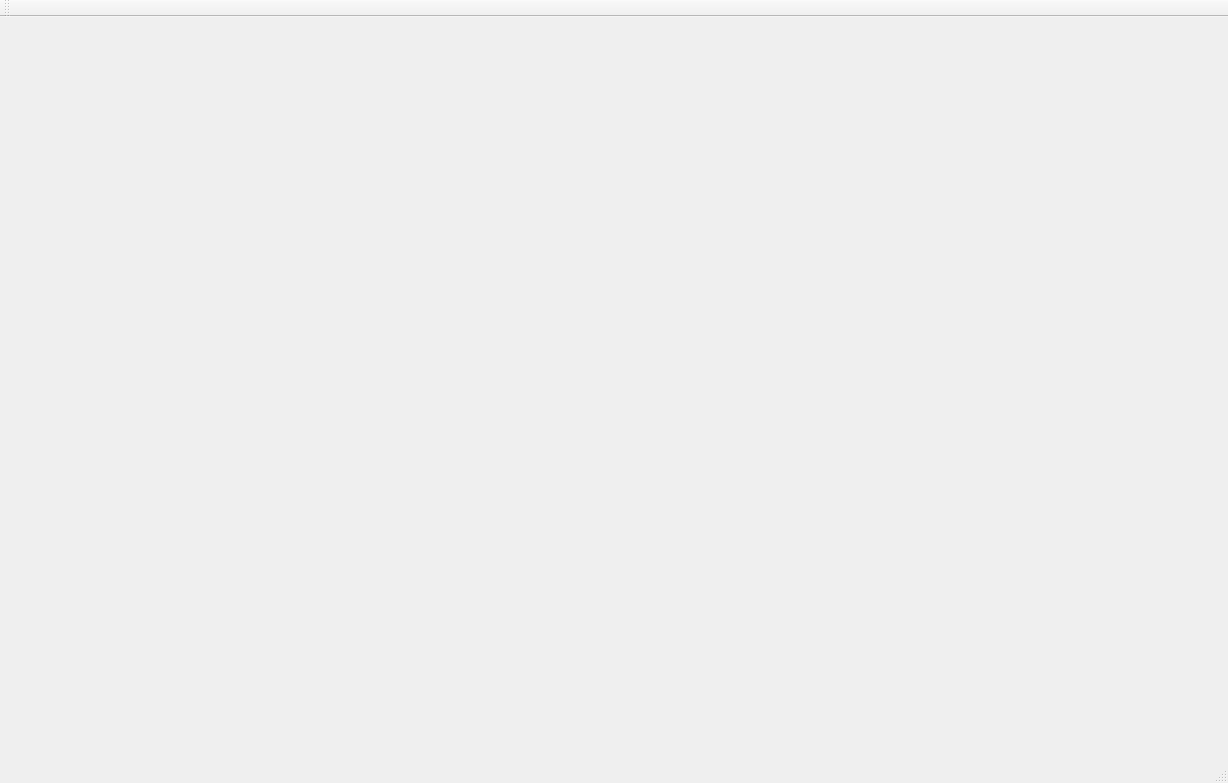
<?xml version="1.0" encoding="UTF-8"?>
<ui version="4.0">
 <class>MainWindow</class>
 <widget class="QMainWindow" name="MainWindow">
  <property name="geometry">
   <rect>
    <x>0</x>
    <y>0</y>
    <width>1228</width>
    <height>783</height>
   </rect>
  </property>
  <property name="windowTitle">
   <string>MainWindow</string>
  </property>
  <widget class="QWidget" name="centralWidget">
   <layout class="QGridLayout" name="gridLayout"/>
  </widget>
  <widget class="QMenuBar" name="menuBar">
   <property name="geometry">
    <rect>
     <x>0</x>
     <y>0</y>
     <width>1228</width>
     <height>26</height>
    </rect>
   </property>
  </widget>
  <widget class="QToolBar" name="mainToolBar">
   <attribute name="toolBarArea">
    <enum>TopToolBarArea</enum>
   </attribute>
   <attribute name="toolBarBreak">
    <bool>false</bool>
   </attribute>
  </widget>
  <widget class="QStatusBar" name="statusBar"/>
 </widget>
 <layoutdefault spacing="6" margin="11"/>
 <resources/>
 <connections/>
</ui>
